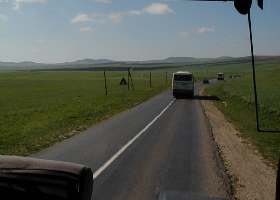
#> input picture CV Exercise 3/terrain.png, 280 x 200 px; the run also reads 2 pictures not shown here
$ jupyter execute --allow-errors local_feature_matching.ipynb   (shell and % lines are left out)
#> lines starting #> are read from the running program, lines starting #| are printed output that depends on the picture
# Local Feature Matching

By the end of this exercise, you will be able to transform images of a flat (planar) object, or images taken from the same point into a common reference frame. This is at the core of applications such as panorama stitching.

A quick overview:

1. We will start with histogram representations for images (or image regions).
2. Then we will detect robust keypoints in images and use simple histogram descriptors to describe the neighborhood of each keypoint.
3. After this we will compare descriptors from different images using a distance function and establish matching points.
4. Using these matching points we will estimate the homography transformation between two images of a planar object (wall with graffiti) and use this to warp one image to look like the other.

**Important**:
Follow the instructions below when submitting your attempt.
Submissions not following these instructions will not be graded.

1. Submit in **teams of 3 or 4 students**, add their names and matriculation numbers below. Only **one team member should upload** the solutions.
2. **Use jupyter notebook**. Other notebook-editing software (e.g. jupyter-lab, pycharm) might corrupt the notebook files and could have issues with displaying matplotlib interactively.
3. **Do not remove, modify or duplicate** any given cells, except those in which you need to fill in your implementation. You can add new cells in order to present additional texts or plots.
4. **Restart the kernel and re-run the whole notebook** once before submission. After this step, the cell id should be incremental from top to bottom, and all plots should be displayed.
5. **Submit only the `.ipynb` files**, do not upload archives (zip, rar, tar, etc.), images or datasets.
6. **Do not change the filenames** of the `.ipynb` files.

Team members (names and matriculation numbers):
*
*
*
*

[cell 1]

import numpy as np
import matplotlib.pyplot as plt
import imageio
import cv2
import math
from scipy import ndimage
from attrdict import AttrDict
from mpl_toolkits.mplot3d import Axes3D

# Many useful functions
def plot_multiple(images, titles=None, colormap='gray',
                  max_columns=np.inf, imwidth=4, imheight=4, share_axes=False):
    """Plot multiple images as subplots on a grid."""
    if titles is None:
        titles = [''] *len(images)
    assert len(images) == len(titles)
    n_images = len(images)
    n_cols = min(max_columns, n_images)
    n_rows = int(np.ceil(n_images / n_cols))
    fig, axes = plt.subplots(
        n_rows, n_cols, figsize=(n_cols * imwidth, n_rows * imheight),
        squeeze=False, sharex=share_axes, sharey=share_axes)

    axes = axes.flat
    # Hide subplots without content
    for ax in axes[n_images:]:
        ax.axis('off')

    if not isinstance(colormap, (list,tuple)):
        colormaps = [colormap]*n_images
    else:
        colormaps = colormap

    for ax, image, title, cmap in zip(axes, images, titles, colormaps):
        ax.imshow(image, cmap=cmap)
        ax.set_title(title)
        ax.get_xaxis().set_visible(False)
        ax.get_yaxis().set_visible(False)

    fig.tight_layout()

def load_image(f_name):
    return imageio.imread(f_name, as_gray=True).astype(np.float32)/255

def convolve_with_two(image, kernel1, kernel2):
    """Apply two filters, one after the other."""
    image = ndimage.convolve(image, kernel1)
    image = ndimage.convolve(image, kernel2)
    return image

def gauss(x, sigma):
    return 1 / np.sqrt(2 * np.pi) / sigma * np.exp(- x**2 / 2 / sigma**2)

def gaussdx(x, sigma):
    return (-1 / np.sqrt(2 * np.pi) / sigma**3 * x *
            np.exp(- x**2 / 2 / sigma**2))

def gauss_derivs(image, sigma):
    kernel_radius = np.ceil(3.0 * sigma)
    x = np.arange(-kernel_radius, kernel_radius + 1)[np.newaxis]
    G = gauss(x, sigma)
    D = gaussdx(x, sigma)
    image_dx = convolve_with_two(image, D, G.T)
    image_dy = convolve_with_two(image, G, D.T)
    return image_dx, image_dy

# [17 lines left out: functions gauss_filter, gauss_second_derivs, not called in this run]

def map_range(x, start, end):
    """Maps values `x` that are within the range [start, end) to the range [0, 1)
    Values smaller than `start` become 0, values larger than `end` become
    slightly smaller than 1."""
    return np.clip((x-start)/(end-start), 0, 1-1e-10)

# [15 lines left out: functions draw_keypoints, draw_point_matches, not called in this run]

## Histograms in 1D

If we have a grayscale image, creating a histogram of the gray values tells us how frequently each gray value appears in the image, at a certain discretization level, which is controlled by the number of bins.

Implement `compute_1d_histogram(im, n_bins)`. Given an grayscale image `im` with shape `[height, width]` and the number of bins `n_bins`, return a `histogram` array that contains the number of values falling into each bin. Assume that the values (of the image) are in the range \[0,1), so the specified number of bins should cover the range from 0 to 1. Normalize the resulting histogram to sum to 1. What is the effect of the different bin counts?

[cell 2]
# POINTS: 3

def compute_1d_histogram(im, n_bins):
    histogram = np.zeros(n_bins)
    # YOUR CODE HERE

    histogram, bin_edges = np.histogram(im , n_bins , range = (0,1))

    histogram = histogram/ np.sum(histogram) # Histogram Normalization

    return histogram

[cell 3]
fig, axes = plt.subplots(1,4, figsize=(10,2), constrained_layout=True)
bin_counts = [2, 25, 256]
gray_img = imageio.imread('terrain.png', as_gray=True
                         ).astype(np.float32)/256
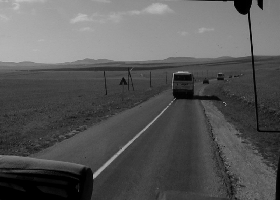
#> gray_img: shape (200, 280) float32; min 0, max 0.768, mean 0.347

axes[0].set_title('Image')
axes[0].imshow(gray_img, cmap='gray')
for ax, n_bins in zip(axes[1:], bin_counts):
    ax.set_title(f'1D histogram with {n_bins} bins')
    bin_size = 1/n_bins
    x_axis = np.linspace(0, 1, n_bins, endpoint=False)+bin_size/2
    hist = compute_1d_histogram(gray_img, n_bins)
    ax.bar(x_axis, hist, bin_size)
#> this loop made 3 passes
#> (bin_edges in compute_1d_histogram, hist) on pass 1: ([0, 0.5, 1], [0.714, 0.286])
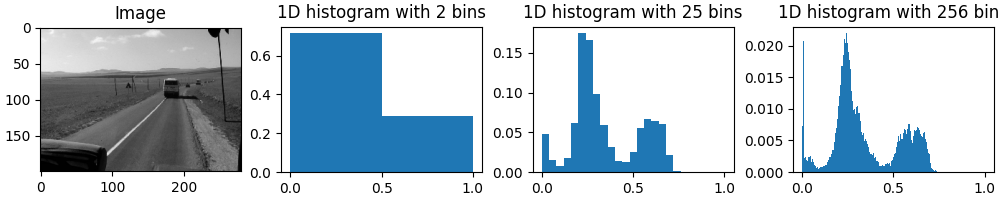
#> figure drawn by matplotlib, 4 panels; panel 3: tallest bar 0.174 high, from x = 0.2 to 0.24; panel 4: tallest bar 0.0219 high, from x = 0.242 to 0.246

## Histograms in 3D

If the pixel values are more than one-dimensional (e.g. three-dimensional RGB, for red, green and blue color channels), we can build a multi-dimensional histogram. In the R, G, B example this will tell us how frequently each *combination* of R, G, B values occurs. (Note that this contains more information than simply building 3 one-dimensional histograms, each for R, G and B, separately. Why?)

Implement a new function `compute_3d_histogram(im, n_bins)`, which takes as input an array of shape `[height, width, 3]` and returns a histogram of shape `[n_bins, n_bins, n_bins]`. Again, assume that the range of values is \[0,1) and normalize the histogram at the end.

Visualize the RGB histograms of the images `sunset.png` and `terrain.png` using the provided code and describe what you see. We cannot use a bar chart in 3D. Instead, in the position of each 3D bin ("voxel"), we have a sphere, whose volume is proportional to the histogram's value in that bin. The color of the sphere is simply the RGB color that the bin represents. Which number of bins gives the best impression of the color distribution?

[cell 4]
# POINTS: 3

def compute_3d_histogram(im, n_bins):
    histogram = np.zeros([n_bins, n_bins, n_bins], dtype=np.float32)

    # YOUR CODE HERE
    im_reshaped = im.reshape(im.shape[0] * im.shape[1], im.shape[2])
    histogram , edges = np.histogramdd(im_reshaped , bins = (n_bins, n_bins, n_bins))
    histogram = histogram/ np.sum(histogram) # Histogram Normalization

    return histogram

[cell 5]
def plot_3d_histogram(ax, data, axis_names='xyz'):
    """Plot a 3D histogram. We plot a sphere for each bin,
    with volume proportional to the bin content."""
    r,g,b = np.meshgrid(*[np.linspace(0,1, dim) for dim in data.shape], indexing='ij')
    colors = np.stack([r,g,b], axis=-1).reshape(-1, 3)
    marker_sizes = 300 * data**(1/3)
    ax.scatter(r.flat, g.flat, b.flat, s=marker_sizes.flat, c=colors, alpha=0.5)
    ax.set_xlabel(axis_names[0])
    ax.set_ylabel(axis_names[1])
    ax.set_zlabel(axis_names[2])

paths = ['sunset.png', 'terrain.png']
images = [imageio.imread(p) for p in paths]
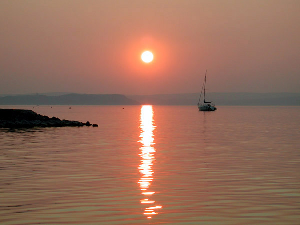
#> input picture CV Exercise 3/sunset.png, 300 x 225 px
#> images = 2 items
plot_multiple(images, paths)
#> in plot_multiple, `n_images = len(images)`: n_images = 2
#> in plot_multiple, `n_rows = int(np.ceil(n_images / n_cols))`: n_rows = 1
#> in plot_multiple, `colormaps = [colormap]*n_images`: colormaps = ['gray', 'gray']
#> the loop in plot_multiple, `for ax, image, title, cmap in zip(axes, images, titles, colormaps):` made 2 passes

fig, axes = plt.subplots(1, 2, figsize=(8, 4), subplot_kw={'projection': '3d'})
for path, ax in zip(paths, axes):
    im = imageio.imread(path).astype(np.float32)/256
    hist = compute_3d_histogram(im, n_bins=16) # <--- FIDDLE WITH N_BINS HERE
#> in compute_3d_histogram, `histogram , edges = np.histogramdd(im_reshaped , bins = (n_bins, n_bin..`: edges = 3 items
    plot_3d_histogram(ax, hist, 'RGB')
fig.tight_layout()
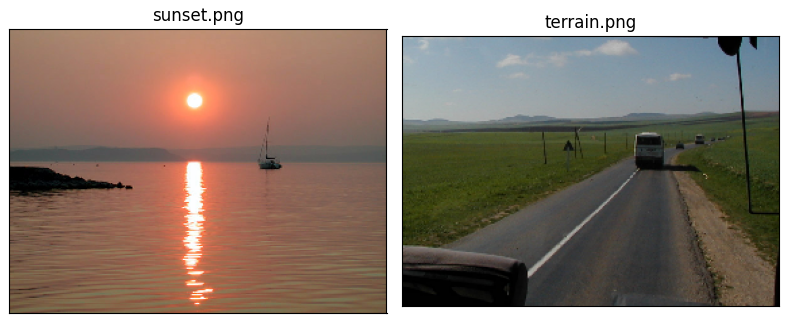
#> figure drawn by matplotlib, 2 panels
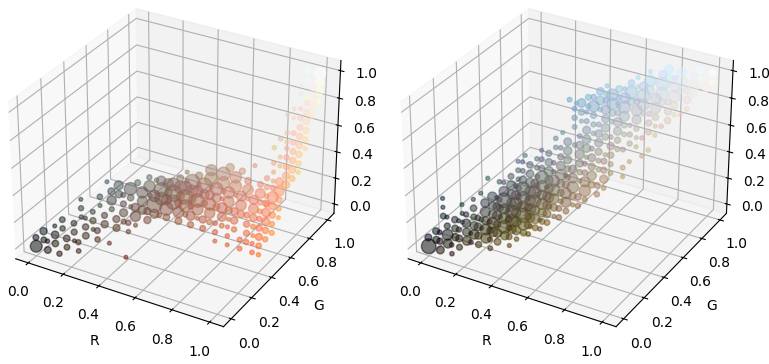
#> figure drawn by matplotlib, 2 panels

## Histograms in 2D

Now modify your code to work in 2D. This can be useful, for example, for a gradient image that stores two values for each pixel: the vertical and horizontal derivative. Again, assume the values are in the range \[0,1).

Since gradients can be negative, we need to pick a relevant range of values an map them linearly to the range of \[0,1) before applying `compute_2d_histogram`. This is implemented by the function `map_range` provided at the beginning of the notebook.

In 2D we can plot the histogram as an image. For better visibility of small values, we plot the logarithm of each bin value. Yellowish colors mean high values. The center is (0,0). Can you explain why each histogram looks the way it does for the test images?

[cell 6]
# POINTS: 3

def compute_2d_histogram(im, n_bins):
    histogram = np.zeros([n_bins, n_bins], dtype=np.float32)

    # YOUR CODE HERE
    im_reshaped = im.reshape(im.shape[0] * im.shape[1], im.shape[2])

    histogram , edges = np.histogramdd(im_reshaped , bins = (n_bins, n_bins))

    histogram = histogram/ np.sum(histogram) # Histogram Normalization


    return histogram

[cell 7]
def compute_gradient_histogram(rgb_im, n_bins):
    # Convert to grayscale
    gray_im = cv2.cvtColor(im, cv2.COLOR_RGB2GRAY).astype(float)
    # Compute Gaussian derivatives
    dx, dy = gauss_derivs(gray_im, sigma=2.0)
    # Map the derivatives between -10 and 10 to be between 0 and 1
    dx = map_range(dx, start=-10, end=10)
    dy = map_range(dy, start=-10, end=10)
    # Stack the two derivative images along a new
    # axis at the end (-1 means "last")
    gradients = np.stack([dy, dx], axis=-1)
    return dx, dy, compute_2d_histogram(gradients, n_bins=16)

paths = ['model/obj4__0.png', 'model/obj42__0.png']
images, titles = [], []

for path in paths:
    im = imageio.imread(path)
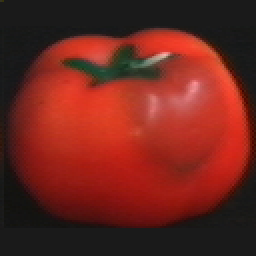
#> input picture CV Exercise 3/model/obj4__0.png, 128 x 128 px (shown 2 times larger)
#> im is the input picture: shape (128, 128, 3); mean R, G, B 109.1, 37.4, 29.6
    dx, dy, hist = compute_gradient_histogram(im, n_bins=16)
#> in compute_gradient_histogram, `gray_im = cv2.cvtColor(im, cv2.COLOR_RGB2GRAY).astype(float)`:
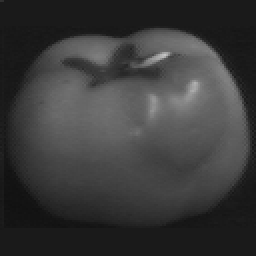
#> gray_im: shape (128, 128) float64 (shown 2 times larger); min 17, max 197, mean 58
#> in convolve_with_two, `image = ndimage.convolve(image, kernel2)`:
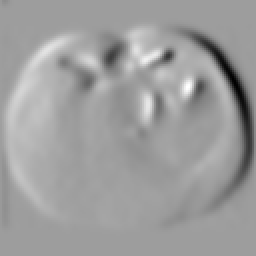
#> image: shape (128, 128) float64 (shown 2 times larger); min -14.89, max 9.2, mean 0.0157; drawn with min black and max white
#> in convolve_with_two (call 2), `image = ndimage.convolve(image, kernel2)`:
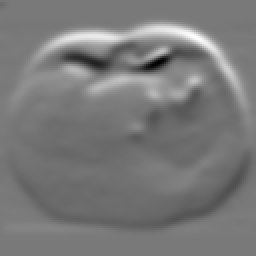
#> image: shape (128, 128) float64 (shown 2 times larger); min -14.1, max 15.41, mean -0.00104; drawn with min black and max white
#> in map_range, `return np.clip((x-start)/(end-start), 0, 1-1e-10)`:
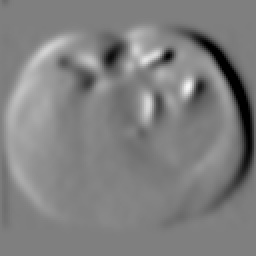
#> returned value: shape (128, 128) float64 (shown 2 times larger); min 0, max 0.96, mean 0.502
#> (the rest of the program and of its run is left out)
